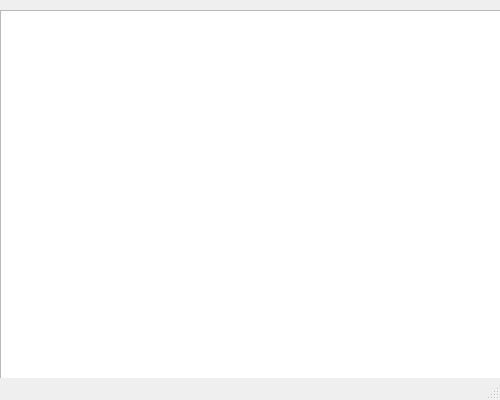
<?xml version="1.0" encoding="UTF-8"?>
<ui version="4.0">
 <class>MainWindow</class>
 <widget class="QMainWindow" name="MainWindow">
  <property name="geometry">
   <rect>
    <x>0</x>
    <y>0</y>
    <width>500</width>
    <height>400</height>
   </rect>
  </property>
  <property name="windowTitle">
   <string>MainWindow</string>
  </property>
  <widget class="QWidget" name="centralwidget">
   <widget class="QTextBrowser" name="textBrowser">
    <property name="geometry">
     <rect>
      <x>0</x>
      <y>10</y>
      <width>501</width>
      <height>381</height>
     </rect>
    </property>
   </widget>
  </widget>
  <widget class="QStatusBar" name="statusbar"/>
 </widget>
 <resources/>
 <connections/>
</ui>
